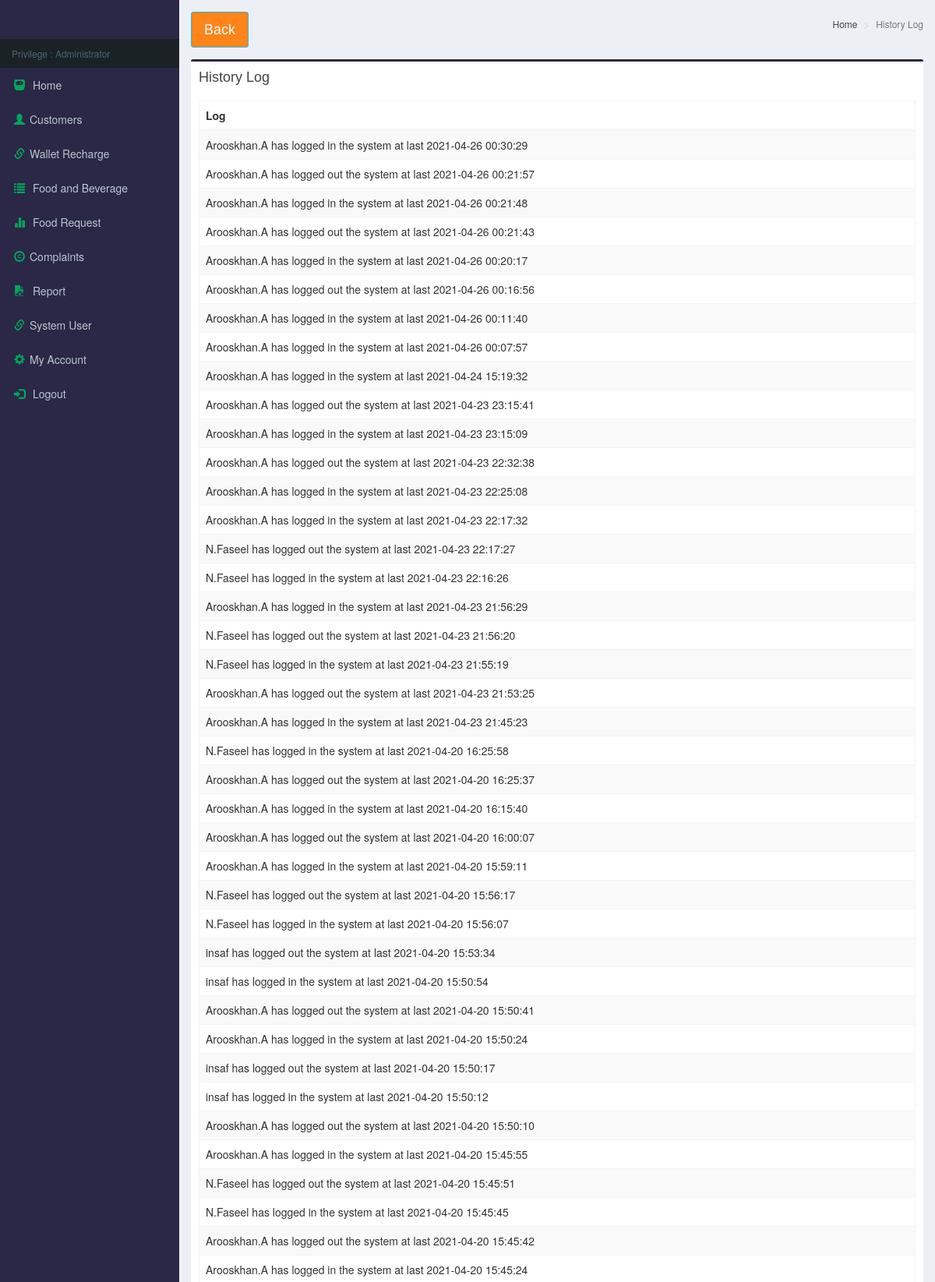
The page /Admin/log.php (signed in, upper part) on the database its author committed.
### tables this page shows
CREATE TABLE `history_log` (
  `log_id` int(11) NOT NULL,
  `user_id` int(11) NOT NULL,
  `action` varchar(100) NOT NULL,
  `date` datetime NOT NULL
);

CREATE TABLE `user` (
  `user_id` int(11) NOT NULL,
  `username` varchar(15) NOT NULL,
  `password` varchar(50) NOT NULL,
  `name` varchar(50) NOT NULL,
  `status` varchar(10) NOT NULL,
  `UserType` varchar(100) NOT NULL
);

### Admin/log.php (the view, shortened to what this page needs)
<!DOCTYPE html>
<html>
  <head>
    <link rel="stylesheet" href="../bootstrap/css/bootstrap.min.css">
    <link rel="stylesheet" href="../plugins/datatables/dataTables.bootstrap.css">
    <link rel="stylesheet" href="../dist/css/AdminLTE.min.css">
    <link rel="stylesheet" href="../plugins/select2/select2.min.css">
    <link rel="stylesheet" href="../dist/css/skins/_all-skins.min.css">
 </head>
  <body class="hold-transition skin-blue sidebar-mini">
    <div class="wrapper">
      <?php include('../dist/includes/header.php');
      include('../dist/includes/dbcon.php');
      ?>
      <div class="content-wrapper">
          <section class="content-header">
            <h1>
              <a class="btn btn-lg btn-warning" href="home.php">Back</a>
            </h1>
            <ol class="breadcrumb">
              <li><a href="#"><i class="fa fa-dashboard"></i> Home</a></li>
              <li class="active">History Log</li>
            </ol>
          </section>
          <section class="content">
            <div class="row">
            <div class="col-xs-12">
              <div class="box box-primary">
                <div class="box-header">
                  <h3 class="box-title">History Log</h3>
                </div>
                <div class="box-body">
                  <table id="" class="table table-bordered table-striped">
                    <thead>
                      <tr>
                        <th>Log</th>
                      </tr>
                    </thead>
                    <tbody>
<?php
		$query=mysqli_query($con,"select * from history_log natural join user order by date desc")or die(mysqli_error());
		while($row=mysqli_fetch_array($query)){
?>
                      <tr>
                        <td><?php echo $row['name']." ".$row['action']." last ".$row['date'];?></td>
                      </tr>
<?php }?>
                    </tbody>
                  </table>
                </div>
            </div>
          </div>
          </section>
        </div>
      </div>
  </body>
</html>

### rows shown on the page
history_log: user.name "Arooskhan.A", action "has logged in the system at", date "2021-04-26 00:30:29"
history_log: user.name "Arooskhan.A", action "has logged out the system at", date "2021-04-26 00:21:57"
history_log: user.name "Arooskhan.A", action "has logged in the system at", date "2021-04-26 00:21:48"
history_log: user.name "Arooskhan.A", action "has logged out the system at", date "2021-04-26 00:21:43"
history_log: user.name "Arooskhan.A", action "has logged in the system at", date "2021-04-26 00:20:17"
history_log: user.name "Arooskhan.A", action "has logged out the system at", date "2021-04-26 00:16:56"
history_log: user.name "Arooskhan.A", action "has logged in the system at", date "2021-04-26 00:11:40"
history_log: user.name "Arooskhan.A", action "has logged in the system at", date "2021-04-26 00:07:57"
history_log: user.name "Arooskhan.A", action "has logged in the system at", date "2021-04-24 15:19:32"
history_log: user.name "Arooskhan.A", action "has logged out the system at", date "2021-04-23 23:15:41"
history_log: user.name "Arooskhan.A", action "has logged in the system at", date "2021-04-23 23:15:09"
history_log: user.name "Arooskhan.A", action "has logged out the system at", date "2021-04-23 22:32:38"
history_log: user.name "Arooskhan.A", action "has logged in the system at", date "2021-04-23 22:25:08"
history_log: user.name "Arooskhan.A", action "has logged in the system at", date "2021-04-23 22:17:32"
history_log: user.name "N.Faseel", action "has logged out the system at", date "2021-04-23 22:17:27"
history_log: user.name "N.Faseel", action "has logged in the system at", date "2021-04-23 22:16:26"
history_log: user.name "Arooskhan.A", action "has logged in the system at", date "2021-04-23 21:56:29"
history_log: user.name "N.Faseel", action "has logged out the system at", date "2021-04-23 21:56:20"
history_log: user.name "N.Faseel", action "has logged in the system at", date "2021-04-23 21:55:19"
history_log: user.name "Arooskhan.A", action "has logged out the system at", date "2021-04-23 21:53:25"
history_log: user.name "Arooskhan.A", action "has logged in the system at", date "2021-04-23 21:45:23"
history_log: user.name "N.Faseel", action "has logged in the system at", date "2021-04-20 16:25:58"
history_log: user.name "Arooskhan.A", action "has logged out the system at", date "2021-04-20 16:25:37"
history_log: user.name "Arooskhan.A", action "has logged in the system at", date "2021-04-20 16:15:40"
history_log: user.name "Arooskhan.A", action "has logged out the system at", date "2021-04-20 16:00:07"
history_log: user.name "Arooskhan.A", action "has logged in the system at", date "2021-04-20 15:59:11"
history_log: user.name "N.Faseel", action "has logged out the system at", date "2021-04-20 15:56:17"
history_log: user.name "N.Faseel", action "has logged in the system at", date "2021-04-20 15:56:07"
history_log: user.name "insaf", action "has logged out the system at", date "2021-04-20 15:53:34"
history_log: user.name "insaf", action "has logged in the system at", date "2021-04-20 15:50:54"
history_log: user.name "Arooskhan.A", action "has logged out the system at", date "2021-04-20 15:50:41"
history_log: user.name "Arooskhan.A", action "has logged in the system at", date "2021-04-20 15:50:24"
history_log: user.name "insaf", action "has logged out the system at", date "2021-04-20 15:50:17"
history_log: user.name "insaf", action "has logged in the system at", date "2021-04-20 15:50:12"
history_log: user.name "Arooskhan.A", action "has logged out the system at", date "2021-04-20 15:50:10"
history_log: user.name "Arooskhan.A", action "has logged in the system at", date "2021-04-20 15:45:55"
history_log: user.name "N.Faseel", action "has logged out the system at", date "2021-04-20 15:45:51"
history_log: user.name "N.Faseel", action "has logged in the system at", date "2021-04-20 15:45:45"
history_log: user.name "Arooskhan.A", action "has logged out the system at", date "2021-04-20 15:45:42"
history_log: user.name "Arooskhan.A", action "has logged in the system at", date "2021-04-20 15:45:24"
